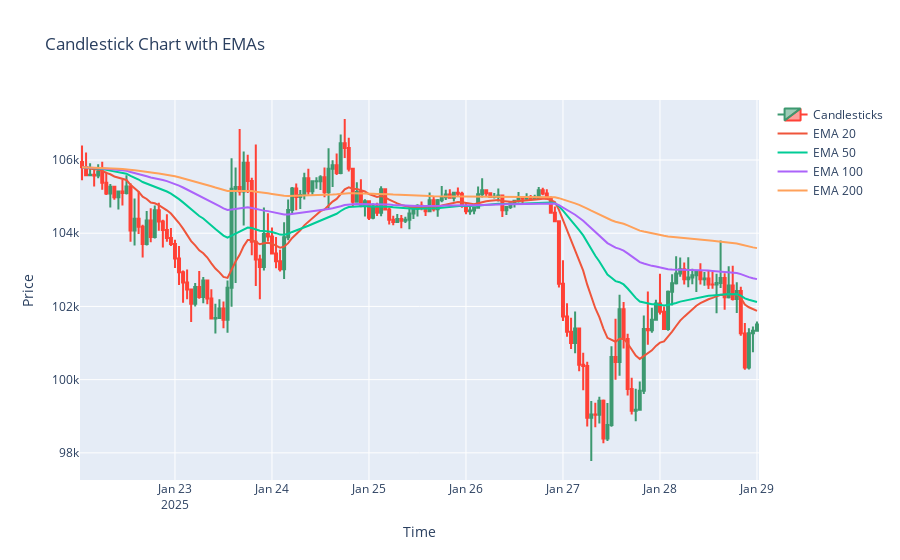

Notebook source saved alongside this figure:
### Code cell
plot_data_with_ema(df1)

### Figure 1 — Plotly figure (JSON) as saved in the notebook; plotly's stock layout.template omitted (floating-point values rounded to 4 significant figures; data arrays with more than 128 entries replaced by an {"elided": "..."} marker saying what was removed)
{"data": [{"close": {"elided": "168 str values"}, "high": {"elided": "168 str values"}, "low": {"elided": "168 str values"}, "name": "Candlesticks", "open": {"elided": "168 str values"}, "type": "candlestick", "x": {"elided": "168 str values"}}, {"mode": "lines", "name": "EMA 20", "type": "scatter", "x": {"elided": "168 str values"}, "y": {"elided": "168 float values"}}, {"mode": "lines", "name": "EMA 50", "type": "scatter", "x": {"elided": "168 str values"}, "y": {"elided": "168 float values"}}, {"mode": "lines", "name": "EMA 100", "type": "scatter", "x": {"elided": "168 str values"}, "y": {"elided": "168 float values"}}, {"mode": "lines", "name": "EMA 200", "type": "scatter", "x": {"elided": "168 str values"}, "y": {"elided": "168 float values"}}], "layout": {"title": {"text": "Candlestick Chart with EMAs"}, "xaxis": {"rangeslider": {"visible": false}, "title": {"text": "Time"}}, "yaxis": {"title": {"text": "Price"}}}}
